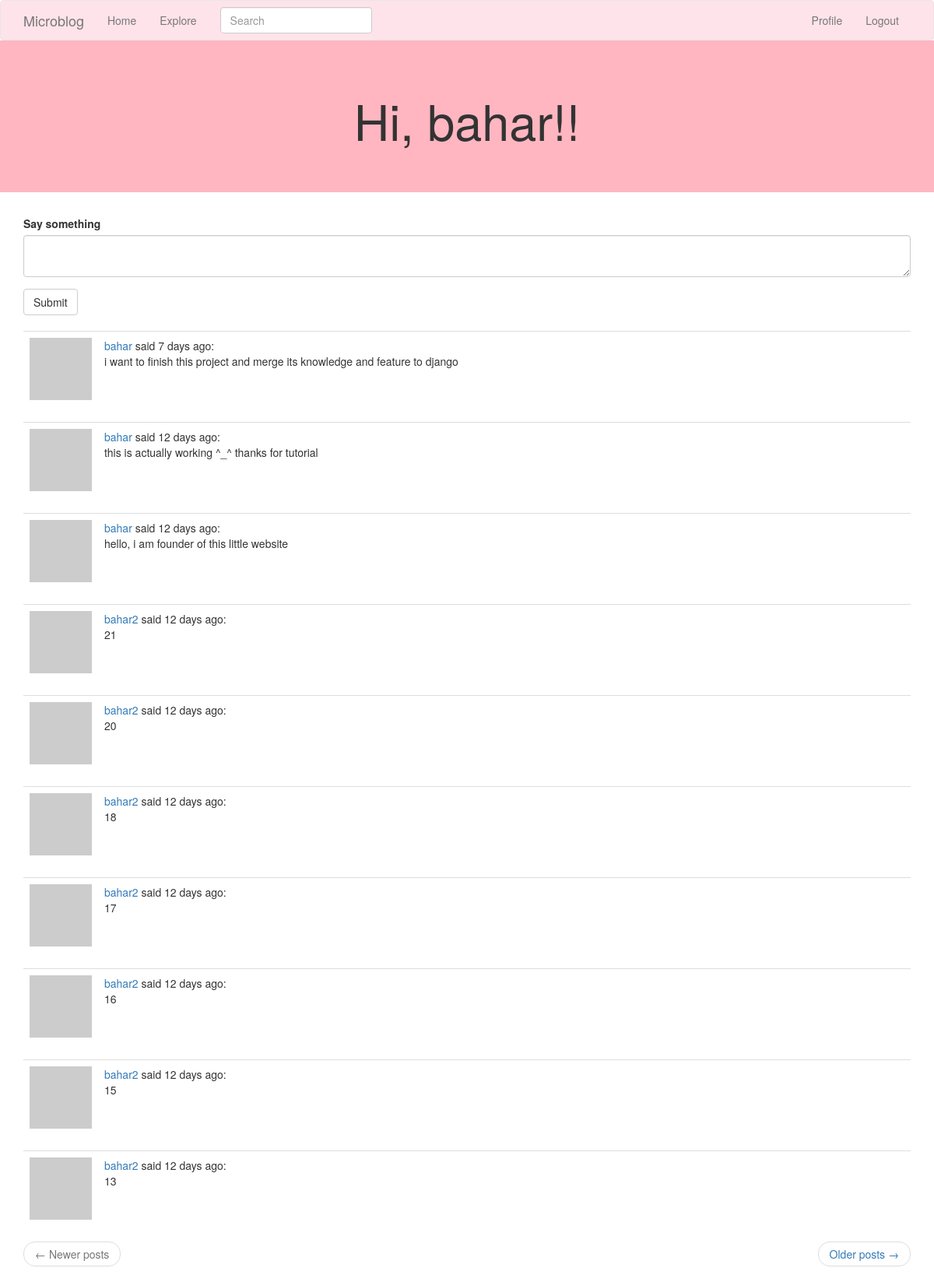
The page /index (signed in) on the database its author committed.
### app/models.py (models this page shows, shortened)
class User(UserMixin, db.Model):
    id = db.Column(db.Integer, primary_key=True)
    username = db.Column(db.String(64), index=True, unique=True)
    email = db.Column(db.String(120), index=True, unique=True)
    password_hash = db.Column(db.String(128))
    posts = db.relationship('Post', backref='author', lazy='dynamic')
    about_me = db.Column(db.String(140))
    last_seen = db.Column(db.DateTime, default=datetime.utcnow)
    def avatar(self, size):
        digest = md5(self.email.lower().encode('utf-8')).hexdigest()
        return 'https://www.gravatar.com/avatar/{}?d=identicon&s={}'.format(
            digest, size)
    followed = db.relationship(
        'User', secondary=followers,
        primaryjoin=(followers.c.follower_id == id),
        secondaryjoin=(followers.c.followed_id == id),
        backref=db.backref('followers', lazy='dynamic'), lazy='dynamic')
    def followed_posts(self):
        followed=Post.query.join(
            followers, (followers.c.followed_id == Post.user_id)).filter(
                followers.c.follower_id == self.id)
        own = Post.query.filter_by(user_id=self.id)
        return followed.union(own).order_by(Post.timestamp.desc())

class SearchableMixin(object):
    @classmethod
    def before_commit(cls, session):
        session._changes = {
            'add': list(session.new),
            'update': list(session.dirty),
            'delete': list(session.deleted)
        }
    @classmethod
    def after_commit(cls, session):
        for obj in session._changes['add']:
            if isinstance(obj, SearchableMixin):
                add_to_index(obj.__tablename__, obj)
        for obj in session._changes['update']:
            if isinstance(obj, SearchableMixin):
                add_to_index(obj.__tablename__, obj)
        for obj in session._changes['delete']:
            if isinstance(obj, SearchableMixin):
                remove_from_index(obj.__tablename__, obj)
        session._changes = None

class Post(SearchableMixin, db.Model):
    __searchable__=['body']
    id = db.Column(db.Integer, primary_key=True)
    body = db.Column(db.String(140))
    timestamp = db.Column(db.DateTime, index=True, default=datetime.utcnow)
    user_id = db.Column(db.Integer, db.ForeignKey('user.id'))
    language = db.Column(db.String(5))

### app/main/routes.py (the view, shortened to what this page needs)
@bp.route('/', methods=['GET', 'POST'])
@bp.route('/index', methods=['GET', 'POST'])
@login_required
def index():
    form = PostForm()
    page = request.args.get('page', 1, type=int)
    posts = current_user.followed_posts().paginate(
        page, current_app.config['POSTS_PER_PAGE'], False)
    next_url = url_for('main.index', page=posts.next_num) \
        if posts.has_next else None
    prev_url = url_for('main.index', page=posts.prev_num) \
        if posts.has_prev else None
    return render_template('index.html', title=_('Home'), form=form,
                           posts=posts.items, next_url=next_url,
                           prev_url=prev_url)

### app/main/forms.py
class SearchForm(FlaskForm):
    q = StringField(_l('Search'), validators=[DataRequired()])
    def __init__(self, *args, **kwargs):
        if 'formdata' not in kwargs:
            kwargs['formdata'] = request.args
        if 'csrf_enabled' not in kwargs:
            kwargs['csrf_enabled'] = False
        super(SearchForm, self).__init__(*args, **kwargs)

class PostForm(FlaskForm):
    post = TextAreaField(_l('Say something'), validators=[
        DataRequired(), Length(min=1, max=140)])
    submit = SubmitField(_l('Submit'))

### app/main/routes.py (called while the page is built)
@bp.before_app_request
def before_request():
    if current_user.is_authenticated:
        current_user.last_seen = datetime.utcnow()
        db.session.commit()
        g.search_form = SearchForm()
    g.locale = str(get_locale())

### app/models.py (called while the page is built)
@login.user_loader
def load_user(id):
    return User.query.get(int(id))

### app/templates/index.html
{% extends "base.html" %}
{% import 'bootstrap/wtf.html' as wtf %}
{% block app_content %}
    <div class="jumbotron text-center" style="background-color:#FFB6C1">
    <h1>{{ _('Hi, %(username)s!',  username=current_user.username) }}!</h1>
    </div>
    <div class="container" >
    {% if form %}
    {{ wtf.quick_form(form) }}
    <br>
    {% endif %}
    {% for post in posts %}
        {% include '_post.html' %}
    {% endfor %}
    <nav aria-label="...">
        <ul class="pager">
            <li class="previous{% if not prev_url %} disabled{% endif %}">
                <a href="{{ prev_url or '#' }}">
                    <span aria-hidden="true">&larr;</span> {{ _('Newer posts') }}
                </a>
            </li>
            <li class="next{% if not next_url %} disabled{% endif %}">
                <a href="{{ next_url or '#' }}">
                    {{ _('Older posts') }} <span aria-hidden="true">&rarr;</span>
                </a>
            </li>
        </ul>
    </nav>
</div>
{% endblock %}

### app/templates/_post.html (shortened to what this page needs)
    <table class="table table-hover">
        <tr>
            <td width="70px">
                <a href="{{ url_for('main.user', username=post.author.username) }}">
                    <img src="{{ post.author.avatar(70) }}" />
                </a>
            </td>
            <td>
               {{ _('%(username)s said %(when)s', username=user_link,  when=moment(post.timestamp).fromNow()) }}:
                <br>
                {{ post.body }}
            </td>
        </tr>
    </table>

### rows shown on the page
Post: body "i want to finish this project and merge its knowledge and feature to django"
Post: body "this is actually working ^_^ thanks for tutorial"
Post: body "hello, i am founder of this little website"
Post: body "21"
Post: body "20"
Post: body "18"
Post: body "17"
Post: body "16"
Post: body "15"
Post: body "13"
